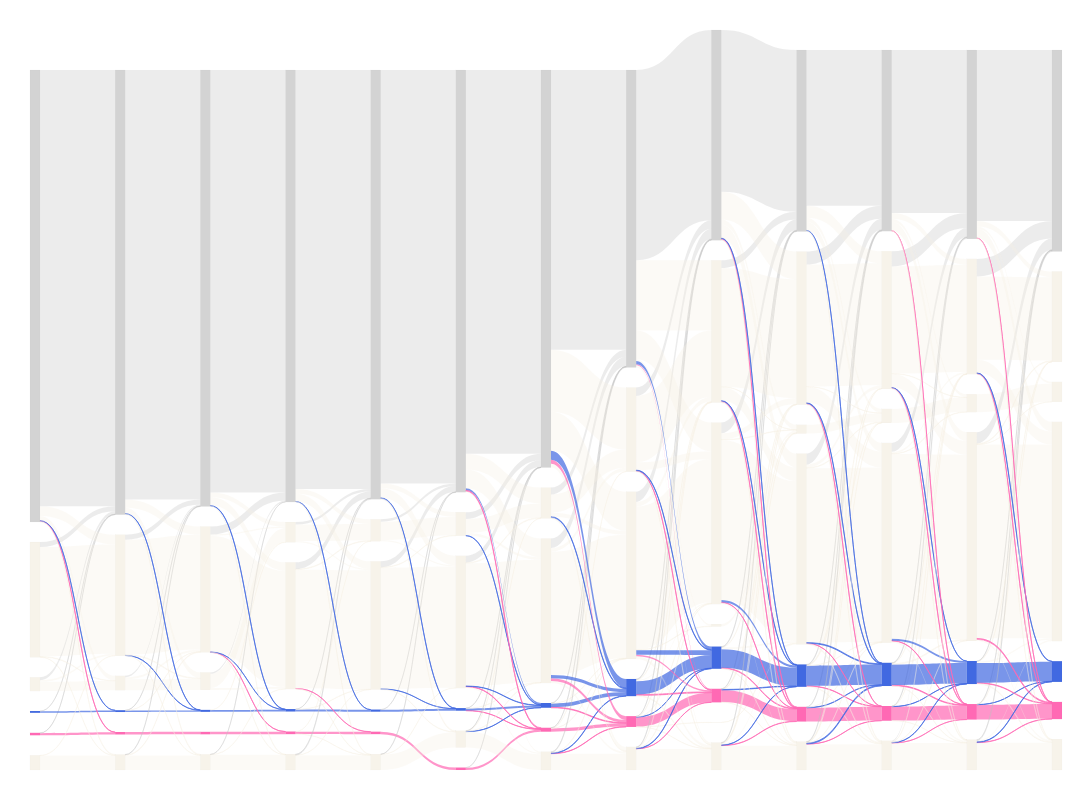

Notebook code cell kept with this figure:
### Code cell
fig.update_layout(font_size=15, width=1200, height=800, margin=dict(t=30,l=30,b=30,r=30))

### Figure 1 — Plotly figure (JSON) as saved in the notebook; plotly's stock layout.template omitted (floating-point values rounded to 4 significant figures; data arrays with more than 128 entries replaced by an {"elided": "..."} marker saying what was removed)
{"data": [{"link": {"color": {"elided": "349 str values"}, "source": {"elided": "349 int values"}, "target": {"elided": "349 int values"}, "value": {"elided": "349 int values"}}, "node": {"color": ["rgba(255, 105, 180, 1.0)", "rgba(65, 105, 225, 1.0)", "rgba(244, 238, 225, 0.7)", "rgba(244, 238, 225, 0.7)", "rgba(244, 238, 225, 0.7)", "rgba(192, 192, 192, 0.7)", "rgba(255, 105, 180, 1.0)", "rgba(65, 105, 225, 1.0)", "rgba(244, 238, 225, 0.7)", "rgba(244, 238, 225, 0.7)", "rgba(244, 238, 225, 0.7)", "rgba(192, 192, 192, 0.7)", "rgba(255, 105, 180, 1.0)", "rgba(65, 105, 225, 1.0)", "rgba(244, 238, 225, 0.7)", "rgba(244, 238, 225, 0.7)", "rgba(244, 238, 225, 0.7)", "rgba(192, 192, 192, 0.7)", "rgba(255, 105, 180, 1.0)", "rgba(65, 105, 225, 1.0)", "rgba(244, 238, 225, 0.7)", "rgba(244, 238, 225, 0.7)", "rgba(244, 238, 225, 0.7)", "rgba(192, 192, 192, 0.7)", "rgba(255, 105, 180, 1.0)", "rgba(65, 105, 225, 1.0)", "rgba(244, 238, 225, 0.7)", "rgba(244, 238, 225, 0.7)", "rgba(244, 238, 225, 0.7)", "rgba(192, 192, 192, 0.7)", "rgba(255, 105, 180, 1.0)", "rgba(65, 105, 225, 1.0)", "rgba(244, 238, 225, 0.7)", "rgba(244, 238, 225, 0.7)", "rgba(244, 238, 225, 0.7)", "rgba(192, 192, 192, 0.7)", "rgba(255, 105, 180, 1.0)", "rgba(65, 105, 225, 1.0)", "rgba(244, 238, 225, 0.7)", "rgba(244, 238, 225, 0.7)", "rgba(244, 238, 225, 0.7)", "rgba(192, 192, 192, 0.7)", "rgba(255, 105, 180, 1.0)", "rgba(65, 105, 225, 1.0)", "rgba(244, 238, 225, 0.7)", "rgba(244, 238, 225, 0.7)", "rgba(244, 238, 225, 0.7)", "rgba(192, 192, 192, 0.7)", "rgba(244, 238, 225, 0.7)", "rgba(244, 238, 225, 0.7)", "rgba(255, 105, 180, 1.0)", "rgba(65, 105, 225, 1.0)", "rgba(244, 238, 225, 0.7)", "rgba(244, 238, 225, 0.7)", "rgba(244, 238, 225, 0.7)", "rgba(192, 192, 192, 0.7)", "rgba(244, 238, 225, 0.7)", "rgba(255, 105, 180, 1.0)", "rgba(65, 105, 225, 1.0)", "rgba(244, 238, 225, 0.7)", "rgba(244, 238, 225, 0.7)", "rgba(244, 238, 225, 0.7)", "rgba(192, 192, 192, 0.7)", "rgba(244, 238, 225, 0.7)", "rgba(255, 105, 180, 1.0)", "rgba(65, 105, 225, 1.0)", "rgba(244, 238, 225, 0.7)", "rgba(244, 238, 225, 0.7)", "rgba(244, 238, 225, 0.7)", "rgba(192, 192, 192, 0.7)", "rgba(244, 238, 225, 0.7)", "rgba(255, 105, 180, 1.0)", "rgba(65, 105, 225, 1.0)", "rgba(244, 238, 225, 0.7)", "rgba(244, 238, 225, 0.7)", "rgba(244, 238, 225, 0.7)", "rgba(192, 192, 192, 0.7)", "rgba(244, 238, 225, 0.7)", "rgba(255, 105, 180, 1.0)", "rgba(65, 105, 225, 1.0)", "rgba(244, 238, 225, 0.7)", "rgba(192, 192, 192, 0.7)", "rgba(244, 238, 225, 0.7)", "rgba(244, 238, 225, 0.7)"], "line": {"width": 0.01}, "thickness": 10}, "type": "sankey"}], "layout": {"font": {"size": 15}, "height": 800, "margin": {"b": 30, "l": 30, "r": 30, "t": 30}, "width": 1200}}
